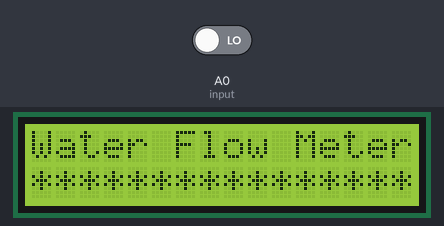
Bench run of a sketch on a simulated Arduino Uno, built with avr-gcc and run on an emulated ATmega328P. Parts: 16×2 character LCD. The inputs (shaded band) are chosen by the test bench; at power-on: A0 (input) LOW. What the sketch prints to the serial monitor is not drawn.

Above: at 0.1 s.
At 4.1 s:
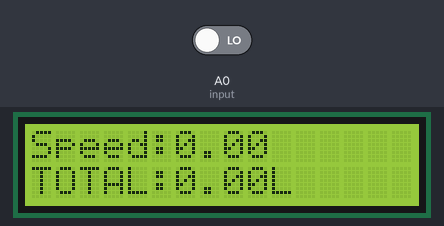

The sketch:

Waterflowlcd.ino
```cpp
#include <LiquidCrystal.h>

// initialize the library by associating any needed LCD interface pin
// with the arduino pin number it is connected to
const int rs = 12, en = 11, d4 = 5, d5 = 4, d6 = 3, d7 = 2;
LiquidCrystal lcd(rs, en, d4, d5, d6, d7);

int X;
int Y;
float TIME = 0;
float FREQUENCY = 0;
float WATER = 0;
float TOTAL = 0;
float LS = 0;
const int input = A0;
void setup()
{
Serial.begin(9600);
lcd.begin(16, 2);
lcd.clear();
lcd.setCursor(0,0);
lcd.print("Water Flow Meter");
lcd.setCursor(0,1);
lcd.print("****************");
delay(2000);
pinMode(input,INPUT);
}
void loop()
{

X = pulseIn(input, HIGH);
Y = pulseIn(input, LOW);
TIME = X + Y;
FREQUENCY = 1000000/TIME;
WATER = FREQUENCY/7.5;
LS = WATER/60;
if(FREQUENCY >= 0)
{
if(isinf(FREQUENCY))
{
lcd.clear();
lcd.setCursor(0,0);
lcd.print("Speed:0.00");
lcd.setCursor(0,1);
lcd.print("TOTAL:");
Serial.println(TOTAL);
lcd.print(TOTAL);
lcd.print("L");
}
else
{
TOTAL = TOTAL + LS;
Serial.println(FREQUENCY);
lcd.clear();
lcd.setCursor(0,0);
lcd.print("VOL.:");
lcd.print(WATER);
lcd.print(" L/M");
lcd.setCursor(0,1);
lcd.print("TOTAL:");
lcd.print(TOTAL);
lcd.print("L");
}
}

delay(1000);

}
```
